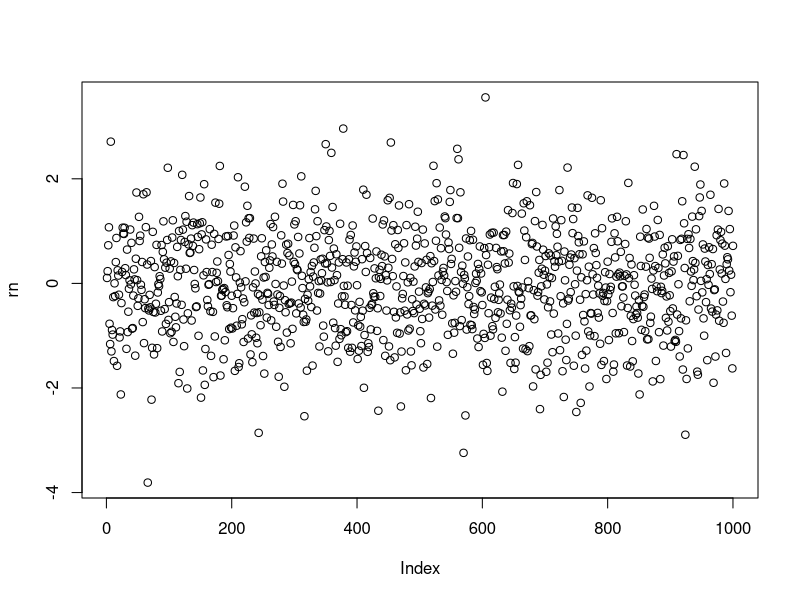

This chart was generated by the following R code: (Note: this script raises an error after producing the figure.)
# put rnorm into one variable
rn <- rnorm(1000)

# this works
# add a nice plot
plot(rn)

# add more plots
hist(rns)

# also more draw work well
hist(rn)

# multiply
rn*10 
